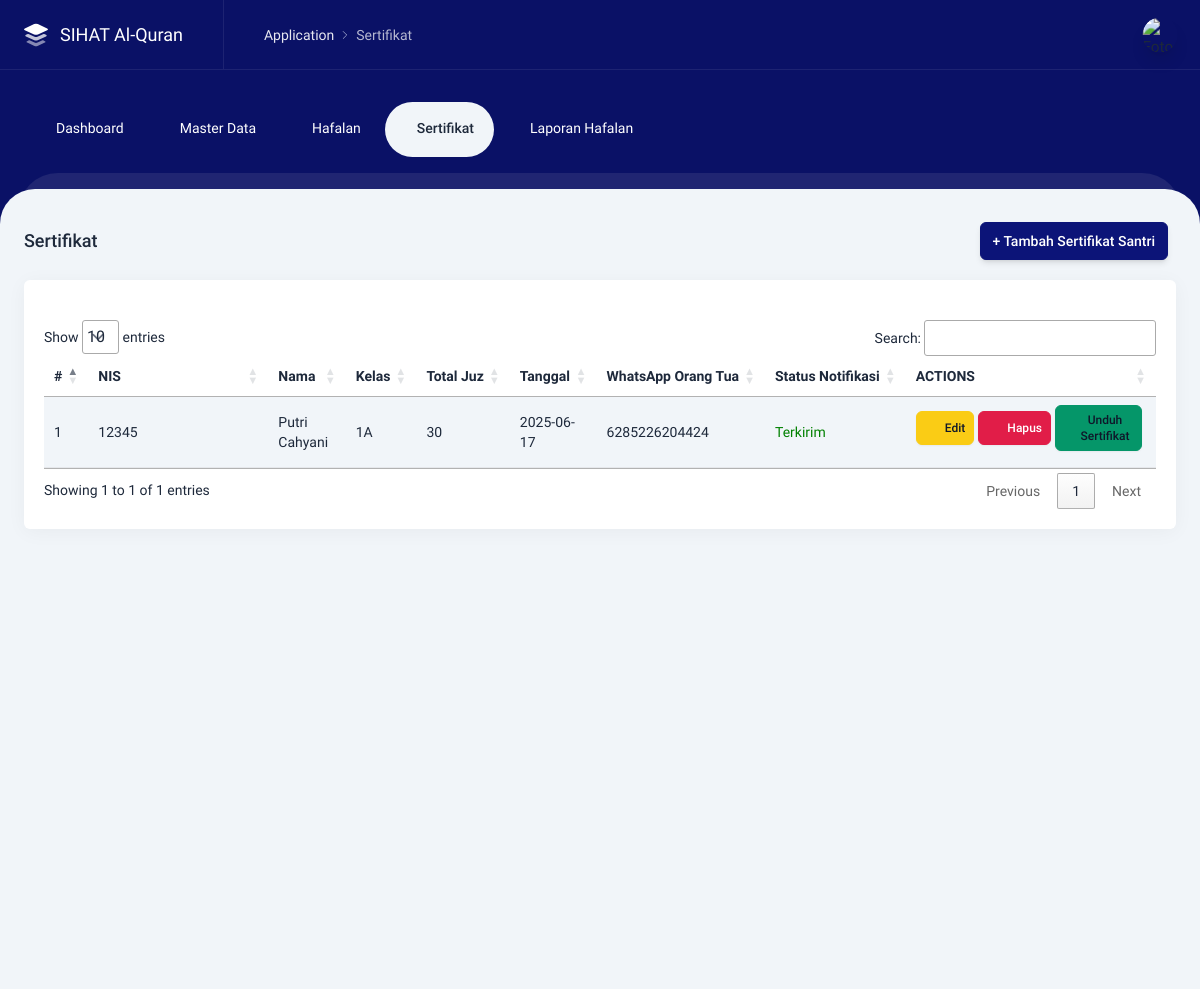
Page /admin/prestasi.php (signed in) on the earlier database version.
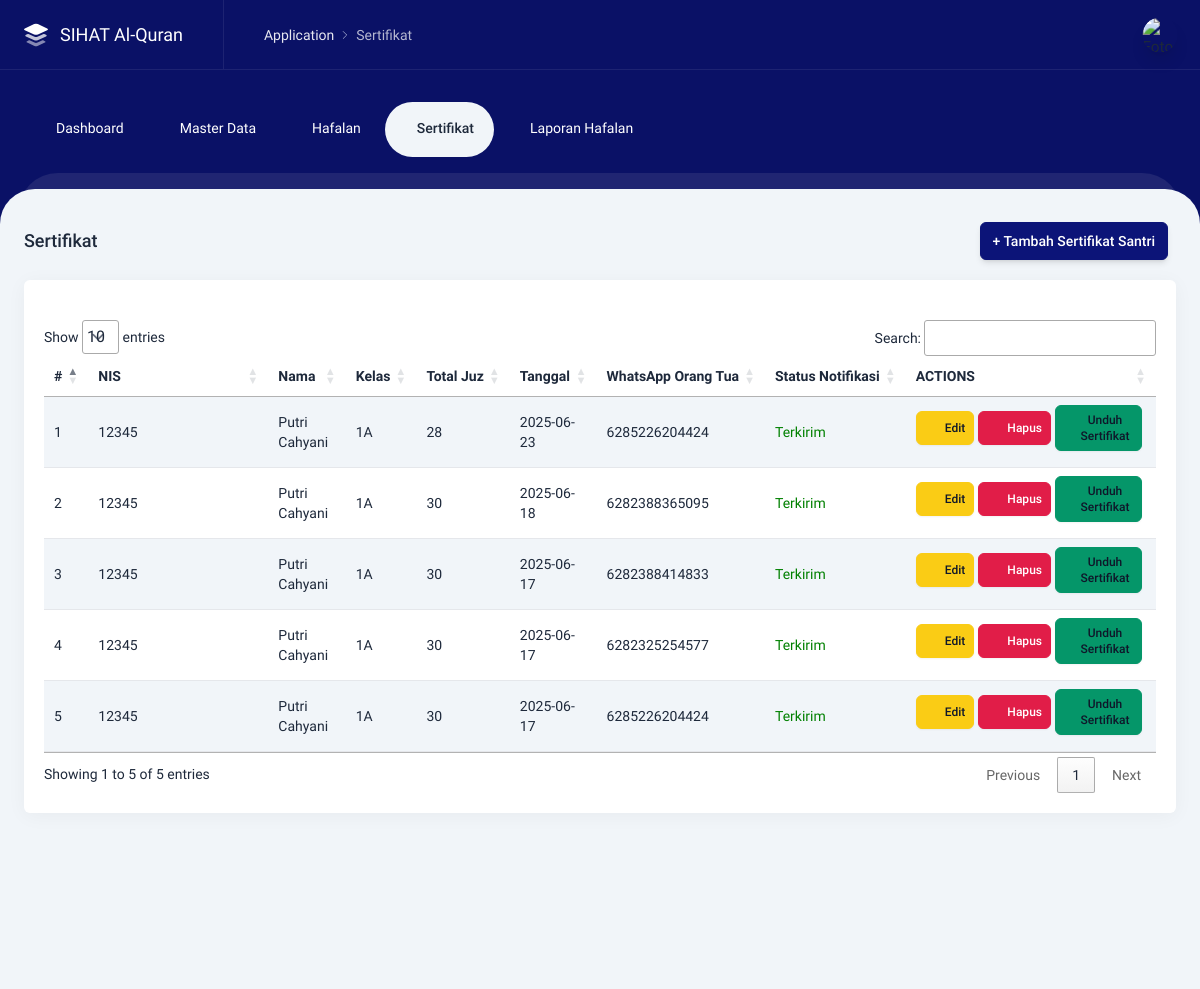
Same page on the later database version.
### tables this page shows
CREATE TABLE `tb_prestasi` (
  `id` int NOT NULL,
  `id_santri` int NOT NULL,
  `total_juz` varchar(100) NOT NULL,
  `tanggal` date NOT NULL,
  `created_at` datetime DEFAULT CURRENT_TIMESTAMP,
  `updated_at` datetime DEFAULT CURRENT_TIMESTAMP ON UPDATE CURRENT_TIMESTAMP,
  `whatsapp_ortu` varchar(20) DEFAULT NULL,
  `status_notif` varchar(100) DEFAULT 'Gagal Terkirim',
  `path_sertifikat` varchar(255) DEFAULT NULL
);

CREATE TABLE `tb_santri` (
  `id` bigint UNSIGNED NOT NULL,
  `nis` varchar(20) NOT NULL,
  `kelas` varchar(255) NOT NULL,
  `nama` varchar(255) NOT NULL,
  `tempatlahir` varchar(255) NOT NULL,
  `tanggallahir` varchar(255) NOT NULL,
  `nama_ortu` varchar(255) NOT NULL,
  `email_ortu` varchar(20) NOT NULL,
  `alamat` varchar(255) NOT NULL,
  `created_at` varchar(40) DEFAULT NULL,
  `updated_at` varchar(40) DEFAULT NULL
);

### admin/prestasi.php (the view, shortened to what this page needs)
<?php
$title = 'Sertifikat';
include 'layouts/header.php';
include 'layouts/navbar.php';
?>
<div class="content content--top-nav">
    <div class="intro-y flex flex-col sm:flex-row items-center mt-8">
        <h2 class="text-lg font-medium mr-auto"><?= $title ?> </h2>
        <div class="w-full sm:w-auto flex mt-4 sm:mt-0">
            <a href="javascript:;" data-tw-toggle="modal" data-tw-target="#tambah-prestasi"
                class="btn btn-primary shadow-md mr-2">+ Tambah Sertifikat Santri</a>
        </div>
    </div>
    <div class="intro-y box p-5 mt-5">
        <div class="card">
            <br>
            <div class="overflow-x-auto">
                <table id="example" class="table table-striped">
                    <thead>
                        <tr>
                            <th class="whitespace-nowrap">#</th>
                            <th class="whitespace-nowrap">NIS</th>
                            <th class="whitespace-nowrap">Nama</th>
                            <th class="whitespace-nowrap">Kelas</th>
                            <th class="whitespace-nowrap">Total Juz</th>
                            <th class="whitespace-nowrap">Tanggal</th>
                            <th class="whitespace-nowrap">WhatsApp Orang Tua</th>
                            <th class="whitespace-nowrap">Status Notifikasi</th>
                            <th class="whitespace-nowrap">ACTIONS</th>
                        </tr>
                    </thead>
                    <tbody>
                        <?php
                        $nomor_urut = 1;
                        $query = $koneksi->query("SELECT p.*, s.nis, s.kelas, s.nama FROM tb_prestasi p LEFT JOIN tb_santri s ON p.id_santri = s.id ORDER BY p.updated_at DESC");
                        $data_santri = $query->fetch_all(MYSQLI_ASSOC);
                        if (empty($data_santri)) {
                            echo "<strong> Data belum ada. </strong>";
                        } else {
                        foreach ($query as $data) : ?>
                        <tr class="intro-x">
                            <td>
                                <?= $nomor_urut ?>
                            </td>
                            <td class="w-40"><?= $data['nis'] ?></td>
                            <td><?= $data['nama'] ?></td>
                            <td><?= $data['kelas'] ?></td>
                            <td><?= $data['total_juz'] ?></td>
                            <td><?= $data['tanggal'] ?></td>
                            <td><?= $data['whatsapp_ortu'] ?></td>
                            <td>
                             <?= $data['status_notif'] == 'Terkirim'
                             ? '<span style="color:green;">Terkirim</span>'
                                : '<span style="color:red;">Gagal Terkirim</span>';
                             ?>
                            </td>
                            <td class="table-report__action w-56">
                                <div class="flex justify-center items-center">
                                    <a href="javascript:;" data-tw-toggle="modal"
                                        data-tw-target="#edit-prestasi<?=$data['id']?>"
                                        class="btn btn-warning btn-sm mr-1 mb-2"><i data-lucide="edit"
                                            class="w-5 h-5"></i> Edit</a>
                                    <a href="javascript:;" data-tw-toggle="modal" data-tw-target="#delete-modal-preview<?= $data['id']?>"
                                        class="btn btn-danger btn-sm mr-1 mb-2"><i data-lucide="trash"
                                            class="w-5 h-5"></i> Hapus</a>
                                     <a href="prestasi_app/sertifikat.php?id=<?= $data['id'] ?>" target="_blank"
                                        class="btn btn-success btn-sm mr-1 mb-2"><i data-lucide="download"
                                            class="w-5 h-5"></i> Unduh Sertifikat</a>
                                </div>
                            </td>
                        </tr>
                        <?php $nomor_urut++; endforeach; ?>
                        <?php } ?>
                    </tbody>
                </table>
            </div>
        </div>
    </div>
</div>
<?php
include 'layouts/footer.php';
?>

Differences in the rows shown:
added tb_prestasi: id_santri.nis "12345", id_santri.nama "Putri Cahyani", id_santri.kelas "1A", total_juz "28", tanggal "2025-06-23", whatsapp_ortu "6285226204424", status_notif "Terkirim"
added tb_prestasi: id_santri.nis "12345", id_santri.nama "Putri Cahyani", id_santri.kelas "1A", total_juz "30", tanggal "2025-06-18", whatsapp_ortu "6282388365095", status_notif "Terkirim"
added tb_prestasi: id_santri.nis "12345", id_santri.nama "Putri Cahyani", id_santri.kelas "1A", total_juz "30", tanggal "2025-06-17", whatsapp_ortu "6282388414833", status_notif "Terkirim"
added tb_prestasi: id_santri.nis "12345", id_santri.nama "Putri Cahyani", id_santri.kelas "1A", total_juz "30", tanggal "2025-06-17", whatsapp_ortu "6282325254577", status_notif "Terkirim"
Other differences:
text written by a page script: "Show entries Search: Showing 1 to 1 of 1 entries Previous 1 Next" → "Show entries Search: Showing 1 to 5 of 5 entries Previous 1 Next"
